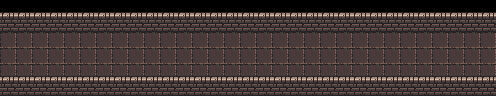

Rendered tile map (Tiled .tmx) drawn with the repository's tilesets; below, a short description and the full map source, tile grids included:
An orthogonal 31x6 tile map with 16x16 px tiles, 2 tile layers (Ground, BottomWall) and 3 objects.

<map version="1.2" tiledversion="1.2.0" orientation="orthogonal" renderorder="right-down" width="31" height="6" tilewidth="16" tileheight="16" infinite="0" nextlayerid="7" nextobjectid="4">
 <tileset firstgid="1" name="0x72_DungeonTilesetII_v1.1" tilewidth="16" tileheight="16" tilecount="1024" columns="32">
  <image source="../images/tilemap.png" width="512" height="512" />
 </tileset>
 <layer id="3" name="Ground" width="31" height="6">
  <data encoding="csv">
0,0,0,0,0,0,0,0,0,0,0,0,0,0,0,0,0,0,0,0,0,0,0,0,0,0,0,0,0,0,0,
35,35,35,35,35,35,35,35,35,35,35,35,35,35,35,35,35,35,35,35,35,35,35,35,35,35,35,35,35,35,35,
130,130,130,130,130,130,130,130,130,130,130,130,130,130,130,130,130,130,130,130,130,130,130,130,130,130,130,130,130,130,130,
130,130,130,130,130,130,130,130,130,130,130,130,130,130,130,130,130,130,130,130,130,130,130,130,130,130,130,130,130,130,130,
130,130,130,130,130,130,130,130,130,130,130,130,130,130,130,130,130,130,130,130,130,130,130,130,130,130,130,130,130,130,130,
0,0,0,0,0,0,0,0,0,0,0,0,0,0,0,0,0,0,0,0,0,0,0,0,0,0,0,0,0,0,0
</data>
 </layer>
 <layer id="4" name="BottomWall" width="31" height="6">
  <data encoding="csv">
3,3,3,3,3,3,3,3,3,3,3,3,3,3,3,3,3,3,3,3,3,3,3,3,3,3,3,3,3,3,3,
0,0,0,0,0,0,0,0,0,0,0,0,0,0,0,0,0,0,0,0,0,0,0,0,0,0,0,0,0,0,0,
0,0,0,0,0,0,0,0,0,0,0,0,0,0,0,0,0,0,0,0,0,0,0,0,0,0,0,0,0,0,0,
0,0,0,0,0,0,0,0,0,0,0,0,0,0,0,0,0,0,0,0,0,0,0,0,0,0,0,0,0,0,0,
3,3,3,3,3,3,3,3,3,3,3,3,3,3,3,3,3,3,3,3,3,3,3,3,3,3,3,3,3,3,3,
35,35,35,35,35,35,35,35,35,35,35,35,35,35,35,35,35,35,35,35,35,35,35,35,35,35,35,35,35,35,35
</data>
 </layer>
 <objectgroup id="5" name="Objects">
  <object id="1" x="23.5" y="47.5" width="16" height="16">
   <properties>
    <property name="name" value="player" />
   </properties>
  </object>
 </objectgroup>
 <objectgroup id="6" name="Enemies">
  <object id="2" x="247" y="48" width="16" height="16">
   <properties>
    <property name="enemyType" value="goblin" />
    <property name="name" value="enemy" />
   </properties>
  </object>
  <object id="3" x="368.5" y="47" width="16" height="16">
   <properties>
    <property name="enemyType" value="goblin" />
    <property name="name" value="enemy" />
   </properties>
  </object>
 </objectgroup>
</map>
